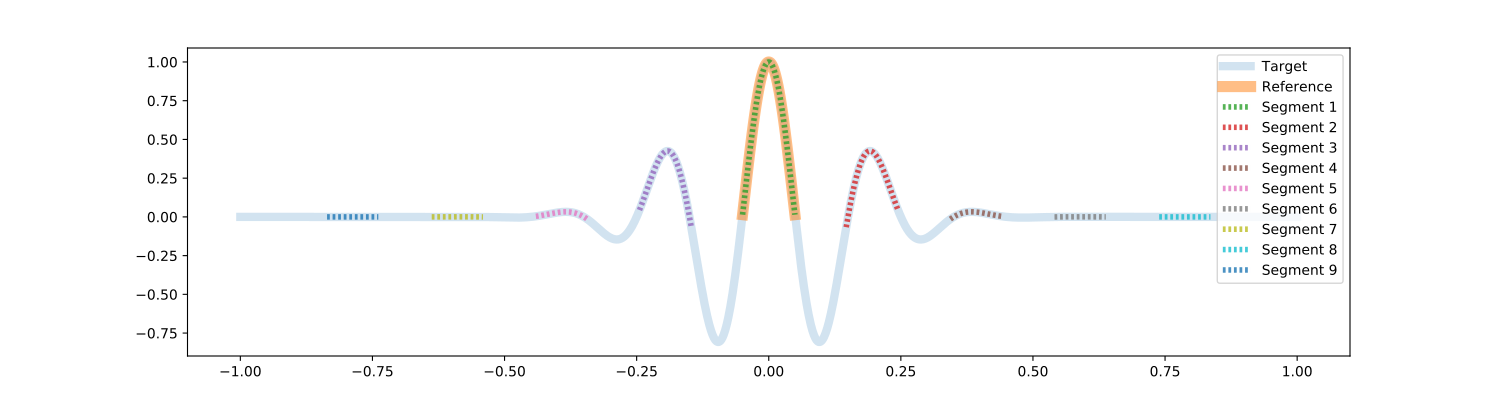

Recreate this plot in Python.
import seg1d 
import numpy as np
import matplotlib.pylab as plt
import scipy.signal as signal 

# create an array of data
x = np.linspace(-1, 1, 2000)
# get an array of data from a Gaussian pulse 
targ = signal.gausspulse(x, fc=5)

# define a segment within the sine wave to use as reference
t_s,t_e    = 950,1050
# cut a segment out to use as a reference data
refData    = [ { 'gauss' : targ[t_s:t_e] } ]
targData   =   { 'gauss' : targ } 
refWeights =   { 'gauss' : 1 }

### define some test parameters
minWin   = 98 #minimum percent to scale down reference data
maxWin   = 105 #maximum percent to scale up reference data
sizeStep = 1 #step to use for correlating reference to target data

# call the segmentation algorithm
segments = seg1d.segment_data(refData,targData,refWeights,minWin,maxWin,sizeStep)
print(np.around(segments,decimals=7))
# [[9.500000e+02 1.050000e+03 1.000000e+00]
# [7.550000e+02 8.540000e+02 9.867665e-01]
# [1.146000e+03 1.245000e+03 9.867665e-01]
# [1.343000e+03 1.441000e+03 9.498135e-01]
# [5.590000e+02 6.570000e+02 9.498135e-01]
# [1.540000e+03 1.638000e+03 8.949109e-01]
# [3.620000e+02 4.600000e+02 8.949109e-01]
# [1.738000e+03 1.836000e+03 8.301899e-01]
# [1.640000e+02 2.620000e+02 8.301899e-01]]

plt.figure(figsize=(15,4)) # doctest: +SKIP
# plot the full pulse
plt.plot(x, targ,linewidth=6,alpha=0.2,label='Target') # doctest: +SKIP
# plot the original reference segment
plt.plot(x[t_s:t_e], targ[t_s:t_e],linewidth=8,alpha=0.5,label='Reference') # doctest: +SKIP
# plot all segments found
seg_num = 1
for s,e,c in segments:
    plt.plot(x[s:e], targ[s:e],dashes=[0.5,0.5],linewidth=4,alpha=0.8, #doctest: +SKIP
    label='Segment {}'.format(seg_num)) #doctest: +SKIP
    seg_num += 1 #doctest: +SKIP
plt.legend() # doctest: +SKIP
plt.show() # doctest: +SKIP
